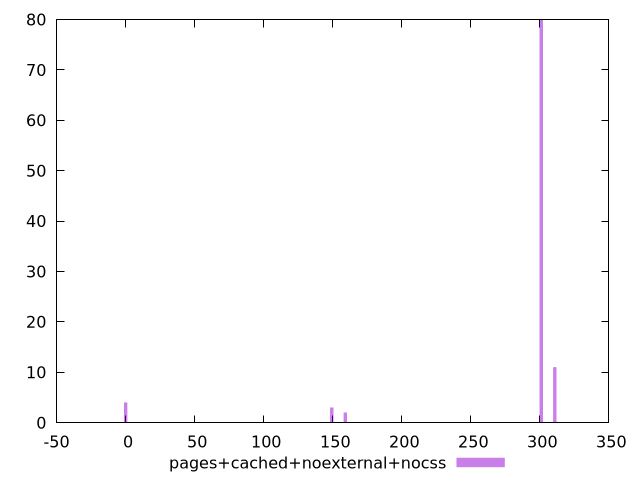

Here is the gnuplot script that generated this plot:
$_pagesCachedNoexternalNocss <<EOF
301.03628971165637 80
149.29442010090276 3
0 4
159.0842181403062 2
310.82608775105984 11
EOF
set key outside below
set terminal pngcairo
set output "report_00006_2020-11-02T20-21-41.718Z/uses-http2/pages+cached+noexternal+nocss//raw_hist.png"
set yrange [0:80]
set boxwidth 2.447449509850865
set style fill transparent solid 0.5 noborder
plot $_pagesCachedNoexternalNocss title "pages+cached+noexternal+nocss" with boxes ,
